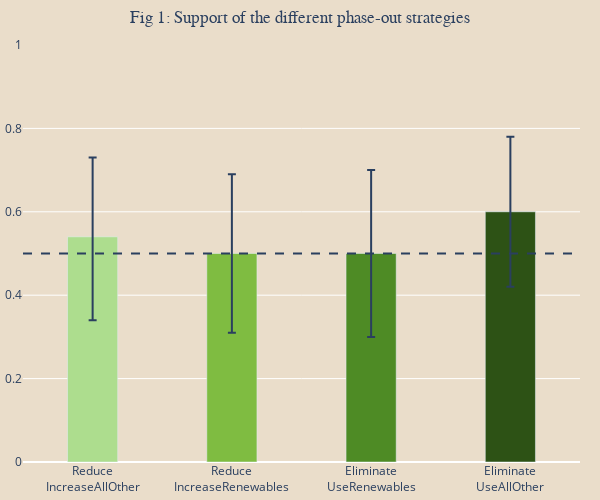

Notebook source saved alongside this figure:
### Markdown cell above
## Descriptives

### Code cell
clean_data = pd.read_csv(OUT / "data" / "data_clean.csv")

import pandas as pd
import plotly.graph_objs as go

def attribute_support(df, attribute):
    df = df.copy()

    df = df[[attribute, 'support']]
    df['support'] = df['support'].astype(int)

    categories = df[attribute].unique()

    support = {"Attribute Level": [], "Value": [], "CI_lower": [], "CI_upper": []}
    
    for cat in categories[::-1]:
        group = df[df[attribute] == cat]
        mean = group['support'].mean()
        std_dev = group['support'].std()
        n = len(group)
        confidence_interval = 1.96 * (std_dev / (n**0.5))  # 95% confidence interval

        support["Attribute Level"].append(cat.replace('&', '<br>'))
        support["Value"].append(mean.round(2))
        support["CI_lower"].append((mean - confidence_interval).round(2))
        support["CI_upper"].append((mean + confidence_interval).round(2))

    df = pd.DataFrame(support)

    color_scale = ["rgb(173, 221, 142)", "rgb(127, 188, 65)", "rgb(78, 139, 37)", "rgb(45, 82, 21)"]

    fig = go.Figure()

    for i, row in df.iterrows():
        fig.add_trace(go.Bar(
            x=[row["Attribute Level"]],
            y=[row["Value"]],
            error_y=dict(
                type='data',
                array=[row["CI_upper"] - row["Value"]],
                arrayminus=[row["Value"] - row["CI_lower"]],
                visible=True
            ),
            marker_color=color_scale[i],
            name=row["Attribute Level"]
        ))

    # Set y-axis range from 0 to 1
    fig.update_layout(yaxis_range=[0, 1], width=600, height=500)

    # Add a horizontal line at y=0.5
    
    fig.add_hline(y=0.5, line_dash="dash")


    fig.update_layout(barmode="group", bargap=0.6, bargroupgap=0.1)
    fig.update_layout(
        title={
            'text': "Fig 1: Support of the different phase-out strategies",
            'x': 0.5,
            'xanchor': 'center',
            'font': {'family': 'Computer Modern'}
        },
        margin=dict(l=20, r=20, t=45, b=5),
        paper_bgcolor="#EADDCA",
        plot_bgcolor='rgba(0,0,0,0)',
        showlegend=False,  # Show legend for different Attribute Levels
        xaxis_showticklabels=True,
        xaxis_title=None,
    )

    return fig



fig = attribute_support(clean_data, "att_1")

fig.show()

### Figure 1 — Plotly figure (JSON) as saved in the notebook; plotly's stock layout.template omitted (floating-point values rounded to 4 significant figures)
{"data": [{"error_y": {"array": [0.19], "arrayminus": [0.2], "type": "data", "visible": true}, "marker": {"color": "rgb(173, 221, 142)"}, "name": "Reduce<br>IncreaseAllOther", "type": "bar", "x": ["Reduce<br>IncreaseAllOther"], "y": [0.54]}, {"error_y": {"array": [0.19], "arrayminus": [0.19], "type": "data", "visible": true}, "marker": {"color": "rgb(127, 188, 65)"}, "name": "Reduce<br>IncreaseRenewables", "type": "bar", "x": ["Reduce<br>IncreaseRenewables"], "y": [0.5]}, {"error_y": {"array": [0.2], "arrayminus": [0.2], "type": "data", "visible": true}, "marker": {"color": "rgb(78, 139, 37)"}, "name": "Eliminate<br>UseRenewables", "type": "bar", "x": ["Eliminate<br>UseRenewables"], "y": [0.5]}, {"error_y": {"array": [0.18], "arrayminus": [0.18], "type": "data", "visible": true}, "marker": {"color": "rgb(45, 82, 21)"}, "name": "Eliminate<br>UseAllOther", "type": "bar", "x": ["Eliminate<br>UseAllOther"], "y": [0.6]}], "layout": {"bargap": 0.6, "bargroupgap": 0.1, "barmode": "group", "height": 500, "margin": {"b": 5, "l": 20, "r": 20, "t": 45}, "paper_bgcolor": "#EADDCA", "plot_bgcolor": "rgba(0,0,0,0)", "shapes": [{"line": {"dash": "dash"}, "type": "line", "x0": 0, "x1": 1, "xref": "x domain", "y0": 0.5, "y1": 0.5, "yref": "y"}], "showlegend": false, "title": {"font": {"family": "Computer Modern"}, "text": "Fig 1: Support of the different phase-out strategies", "x": 0.5, "xanchor": "center"}, "width": 600, "xaxis": {"showticklabels": true, "title": {}}, "yaxis": {"range": [0, 1]}}}
